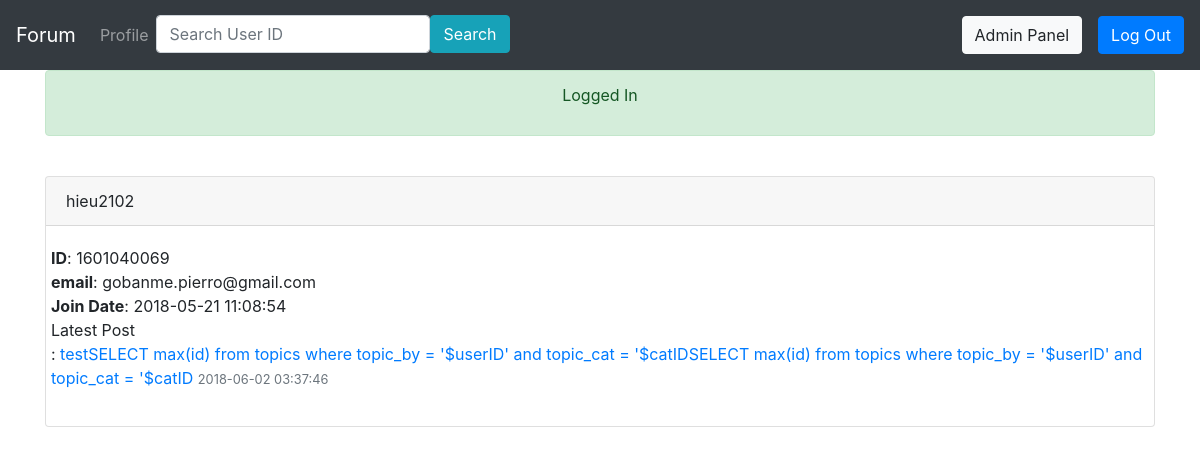
The page /index.php?page=profile&userID=1601040069 (signed in) on the database its author committed.
### tables this page shows
CREATE TABLE `users` (
  `id` int(10) NOT NULL,
  `username` varchar(50) NOT NULL,
  `password` varchar(255) NOT NULL,
  `email` varchar(255) NOT NULL,
  `created_at` timestamp NOT NULL DEFAULT CURRENT_TIMESTAMP,
  `level` enum('normal','admin','banned') NOT NULL DEFAULT 'normal'
);

CREATE TABLE `topics` (
  `id` int(8) NOT NULL,
  `subject` text NOT NULL,
  `date` timestamp NOT NULL DEFAULT CURRENT_TIMESTAMP,
  `topic_cat` int(8) NOT NULL,
  `topic_by` int(10) NOT NULL,
  `state` enum('open','closed') NOT NULL DEFAULT 'open'
);

### page/profile.php (the view, shortened to what this page needs)
<?php
$userID = $_GET['userID'];
if (!ctype_digit($userID) || strlen($userID) != 10 || substr($userID, 0, 2) > 18) {
    $_SESSION['message'] = alert_msg("danger", "Invalid ID");
    header("location: index.php?page=forum");
} else {
    $query = "SELECT
        users.email as email, users.username as username,
        users.created_at as joinDate, users.level as level
        from users where id = '$userID'";
    $sql = mysqli_query($conn, $query);
    if (mysqli_num_rows($sql) == 0) {
        $_SESSION['message'] = alert_msg("info", "User Does not Exist");
        header("location: index.php?page=forum");
    } else {
        $user = mysqli_fetch_object($sql);
        $postQuery = "SELECT max(posts.id) as postID, posts.date as postTime,
            topics.id as topicID, topics.subject as subject
            from posts left join topics on (topics.id = posts.post_topic)
            where post_by = '$userID'";
        $postSQL = mysqli_query($conn, $postQuery);
    }
}
?>
<!DOCTYPE html>
<html lang="en">
<head>
</head>
<body>
    <br>
    <div class = 'card'>
        <div class = 'card-header'><?=$user->username?></div>
        <div class = 'card-body'>
            <div class = 'row'><strong>ID</strong>: <?=$userID?></div>
            <div class = 'row'><strong>email</strong>: <?=$user->email?></div>
            <div class = 'row'><strong>Join Date</strong>: <?=$user->joinDate?></div>
            <div class = 'row'>Latest Post
                <p>:
                <?php if (mysqli_num_rows($postSQL) > 0) {
    $lastPost = mysqli_fetch_object($postSQL);?>
                    <a href="index.php?page=topics&topicID=<?=$lastPost->topicID?>"><?=$lastPost->subject?></a> <small class = 'text-muted'><?=$lastPost->postTime?></small>
                <?php }?>
                </p>
            </div>
        </div>
    </div>
</body>
</html>

### rows shown on the page
users: username "hieu2102", email "gobanme.pierro@gmail.com", created_at "2018-05-21 11:08:54"
topics: subject "testSELECT max(id) from topics where topic_by = '$userID' and topic_cat = '$catIDSELECT max(id) from topics where topic_by = '$userID' and topic_cat = '$catID"

### other values the page prints
$_SESSION['message'] "Logged In"
$userID "1601040069"
$lastPost->postTime "2018-06-02 03:37:46"
